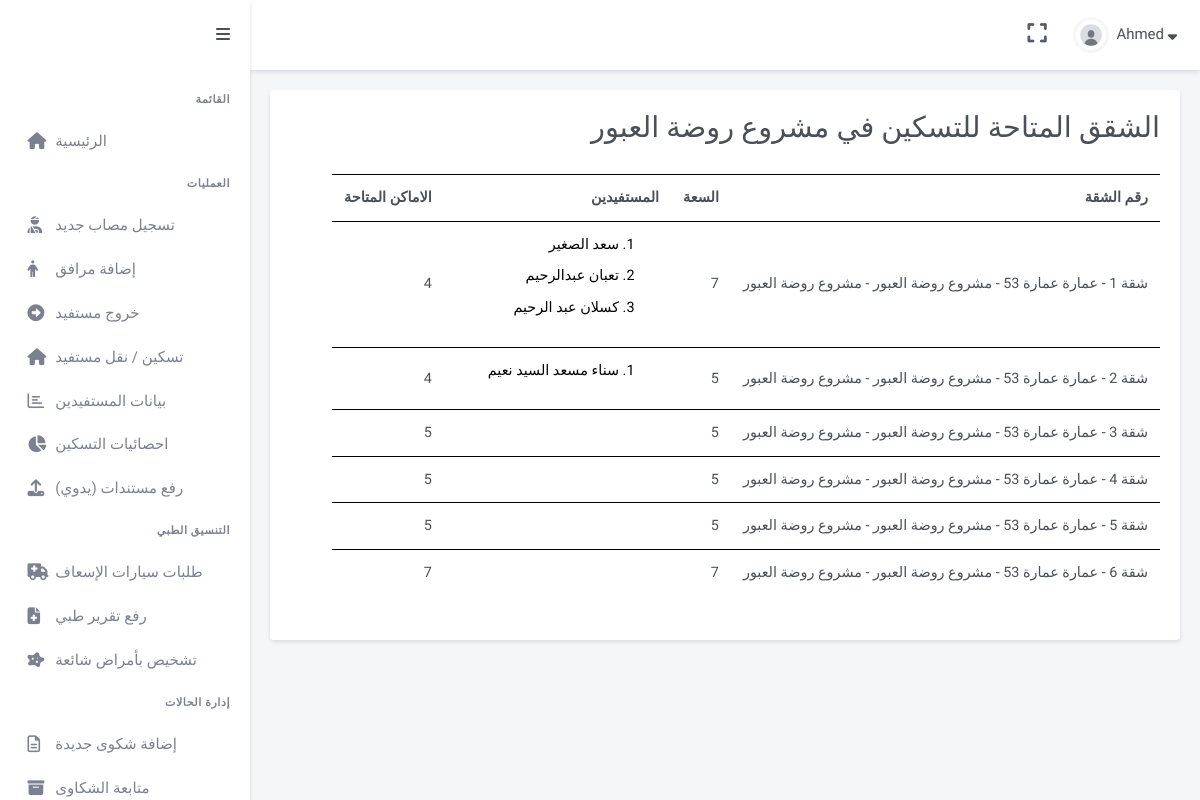
Screenshot of /operations/freespots/5/ (signed in) with the database file from the repository.
### GazaResponse/models.py (models this page shows, shortened)
class Shelter(models.Model):
    shelterName = models.CharField(max_length = 64)
    bGovernorate = models.ForeignKey(Governorate, on_delete = models.CASCADE, null = True)
    isWorking  = models.BooleanField(default = True)
    def __str__(self):
        return f'{self.shelterName}'

class Apartment(models.Model):
    apartmentNum = models.IntegerField()
    whichBuilding = models.ForeignKey(Building, on_delete = models.CASCADE, related_name="apartments")
    apartmentCapacity = models.IntegerField()
    apartmentAccessibility = models.BooleanField()
    code = models.CharField(max_length = 64, blank=True)
    def __str__(self):
        return f'{"شقة"} {self.apartmentNum} - {self.whichBuilding} - {self.whichBuilding.bshelter}'

class Building(models.Model):
    name = models.CharField(max_length = 64)
    address = models.TextField(max_length = 150 , blank = True)
    numOfFloors = models.IntegerField()
    accessibility = models.BooleanField()
    bshelter = models.ForeignKey(Shelter, on_delete = models.CASCADE, related_name = "Buildings")
    bGovernorate = models.ForeignKey(Governorate, on_delete = models.CASCADE)
    def __str__(self):
        return f'{"عمارة"} {self.name} - {self.bshelter}'

class Person(models.Model):
    name = models.CharField(max_length = 64)
    profile_pic = models.ImageField(upload_to="ProfilePics", blank = True)
    birthday = models.DateField(null=True, blank=True)
    theType = models.CharField(max_length = 64)
    gender = models.CharField(max_length = 64, default = 'ذكر')
    idNumber = models.CharField(max_length = 64, blank=True)
    code = models.CharField(max_length = 64, blank=True)
    status = models.CharField(max_length = 64, blank=True)
    phoneNumber = models.CharField(max_length = 64, blank=True)
    isDisabled  = models.BooleanField(default = False)
    hasCancer = models.BooleanField(default = False)
    personGroup = models.ForeignKey(Group, on_delete=models.CASCADE, related_name="relatives")
    pHospital = models.ForeignKey(Hospital, on_delete = models.CASCADE)
    diagnosis = models.TextField(blank = True)
    accommodation  = models.ForeignKey(Apartment, on_delete = models.CASCADE, related_name="residents")
    scannedDocs = models.FileField(upload_to="IDs", blank=True)
    entryDate =  models.DateField(null=True, blank=True)
    hostingStartDate = models.DateField(null=True, blank=True)

### operations/views.py (the view)
# urls.py: path("freespots/<int:shelter_id>/", views.availableApartments, name="freespots"),
@login_required
def availableApartments(request, shelter_id):
    shelter = get_object_or_404(Shelter, id=shelter_id)
    buildings = shelter.Buildings.all()  # Get all buildings related to the shelter
    apartment_data = []
    for building in buildings:
        apartments_with_available_spots = building.apartments.annotate(
        num_residents_with_status=Count('residents', filter=models.Q(residents__status='داخل السكن'))
        ).filter(num_residents_with_status__lt=models.F('apartmentCapacity'))
        for apartment in   apartments_with_available_spots:
            residents = apartment.residents.filter(status="داخل السكن")  # Get all residents in the apartment
            resident_names = [{'name': resident.name, 'id': resident.id} for resident in residents]
            available_spots = apartment.apartmentCapacity - len(residents)
            apartment_data.append({
                'apartment_name': apartment,
                'capacity': apartment.apartmentCapacity,
                'residents': resident_names,
                'available_spots': available_spots
            })
    context = {
        'shelter_name': shelter.shelterName,
        'apartment_data': apartment_data
    }
    return render(request, 'operations/apartments_with_available_spots.html', context)

### operations/templates/operations/apartments_with_available_spots.html (shortened to what this page needs)
{% extends "gaza/layout.html" %}
{% load static %}
{% block body %}
<div dir="rtl" class="main-content">
    <div class="page-content">
     <div class="container-fluid">
      <div class="row">
       <div class="col-lg-12">
        <div class="card">
         <div class="card-body">
            <h2>الشقق المتاحة للتسكين في {{shelter_name }}</h2> <br>
          <div class="table-responsive mb-4">
           <table id="theCustomersTable" class="table table-centered table-nowrap mb-0 table_border_color">
            <thead>
             <tr>
              <th scope="col">
               رقم الشقة
              </th>
              <th scope="col">
                السعة
               </th>
              <th scope="col">
               المستفيدين
              </th>
              <th scope="col">
               الاماكن المتاحة
              </th>
             </tr>
            </thead>
            <tbody>
            {% for apartment  in apartment_data  %}
             <tr>
              <td>
                {{apartment.apartment_name}}
              </td>
              <td>
                {{apartment.capacity}}
              </td>
              <td>
                <ol>
                    {% for resident in apartment.residents %}
                    <a href="{% url 'operations:profile' person_id=resident.id %}"><li class="Operations_residentNames">{{ resident.name }}</li></a>
                    {% endfor %}
                </ol>
              </td>
              <td>
                {{apartment.available_spots}}
              </td>
             </tr>
             {% endfor %}
            </tbody>
           </table>
          </div>
         </div>
        </div>
       </div>
      </div>
     </div>
    </div>
   </div>
{% endblock %}

### GazaResponse/templates/gaza/layout.html (shortened to what this page needs)
{% load static %}
<!DOCTYPE html>
<html>
    <head>
        <link href = "{% static 'gaza/css/app.min.css'%}" rel="stylesheet">
        <link href = "{% static 'gaza/css/bootstrap.min.css'%}" rel="stylesheet">
        <link href = "{% static 'gaza/css/icons.min.css'%}" rel="stylesheet">
        <link href = "{% static 'gaza/libs/bootstrap-touchspin/jquery.bootstrap-touchspin.min.css'%}" rel="stylesheet">
        <link href = "{% static 'gaza/libs/select2/css/select2.min.css'%}" rel="stylesheet">
        <link rel="stylesheet" href="https://cdn.jsdelivr.net/npm/select2@4.1.0-rc.0/dist/css/select2.min.css">
        <link href = "{% static 'gaza/css/style.css'%}" rel="stylesheet">
    </head>
    <body>
        {% if user.is_authenticated %}
        <header id="page-topbar">
            <div  class="navbar-header">
             <div class="d-flex">
              <div class="dropdown d-none d-lg-inline-block ms-1">
               <button class="btn header-item noti-icon waves-effect" data-bs-toggle="fullscreen" type="button">
                <i class="fas fa-expand">
                </i>
               </button>
              </div>
              <div class="dropdown d-inline-block">
               <button aria-expanded="false" aria-haspopup="true" class="btn header-item waves-effect" data-bs-toggle="dropdown" id="page-header-user-dropdown" type="button">
                <img alt="Header Avatar" class="rounded-circle header-profile-user" src="{% static 'gaza/images/users/avatar-4.jpg'%}">
                <span class="d-none d-xl-inline-block ms-1 fw-medium font-size-15">
                 {{user.first_name}}
                </span>
                <i class="fas fa-sort-down d-none d-xl-inline-block font-size-15">
                </i>
               </button>
              </div>
             </div>
            </div>
           </header>
           <div class="vertical-menu mm-active">
            <button class="btn btn-sm px-3 font-size-16 header-item waves-effect vertical-menu-btn" type="button">
             <i class="fa fa-fw fa-bars">
             </i>
            </button>
            <div class="sidebar-menu-scroll mm-show" data-simplebar="init"><div class="simplebar-wrapper" style="margin: 0px;"><div class="simplebar-height-auto-observer-wrapper"><div class="simplebar-height-auto-observer"></div></div><div class="simplebar-mask"><div class="simplebar-offset" style="right: -20px; bottom: 0px;"><div class="simplebar-content-wrapper" style="height: 100%; padding-right: 20px; padding-bottom: 0px; overflow: hidden scroll;"><div class="simplebar-content" style="padding: 0px;">
             <div id="sidebar-menu" class="mm-active">
              <ul class="metismenu list-unstyled mm-show" id="side-menu">
               <li class="menu-title text-right">
                القائمة
               </li>
               <li class="waves-effect">
                <a href="{% url 'users:index' %}" >
                 <i class="fas fa-home">
                 </i>
                 <span>
                  الرئيسية
                 </span>
                </a>
               </li>
               <li class="menu-title text-right">
                العمليات
               </li>
               <li>
                <a class="waves-effect" href="{% url 'operations:addcasualty' %}">
                 <i class="fas fa-user-injured">
                 </i>
                 <span>
                  تسجيل مصاب جديد
                 </span>
                </a>
               </li>
               <li>
                <a class="waves-effect" href="{% url 'operations:addperson' %}">
                 <i class="fa fa-male">
                 </i>
                 <span>
                  إضافة مرافق
                 </span>
                </a>
               </li>
               <li>
                <a class="waves-effect" href="{% url 'operations:remove' %}">
                  <i class="fas fa-arrow-alt-circle-right"></i>
                <span>
                  خروج مستفيد
                 </span>
                </a>
               </li>
               <li>
                <a class="waves-effect" href="{% url 'operations:accommodation' %}">
                 <i class="fa fa-home">
                 </i>
                 <span>
                  تسكين / نقل مستفيد
                 </span>
                </a>
               </li>
               <li>
                <a class="waves-effect" href="{% url 'operations:customers' %}">
                 <i class="far fa-chart-bar">
                 </i>
                 <span>
                   بيانات المستفيدين
                 </span>
                </a>
               </li>
               <li>
                <a class="waves-effect" href="{% url 'operations:shelters' %}">
                  <i class="fas fa-chart-pie"></i>
                 <span>
                  احصائيات التسكين
                 </span>
                </a>
               </li>
               <li>
                <a class="waves-effect" href="{% url 'operations:manual_upload_document' %}">
                  <i class="fas fa-upload"></i>
                 <span>
                  رفع مستندات (يدوي)
                 </span>
                </a>
               </li>
               <li class="menu-title text-right">
                التنسيق الطبي
               </li>
               <li>
                <a class="waves-effect" href="{% url 'medical:ambulance'%}">
                  <i class="fas fa-ambulance"></i>
                 <span>
                  طلبات سيارات الإسعاف
                 </span>
                </a>
               </li>
               <li>
                <a class="waves-effect" href="{% url 'operations:medical_upload' %}">
                  <i class="fas fa-file-medical"></i>
                 <span>
                  رفع تقرير طبي
                 </span>
                </a>
               </li>
               <li>
                <a class="waves-effect" href="{% url 'medical:assign_diseases'%}">
                  <i class="fas fa-disease"></i>
                 <span>
                  تشخيص بأمراض شائعة
                </span>
                </a>
               </li>
               <li class="menu-title text-right">
                إدارة الحالات
               </li>
               <li>
                <a class="waves-effect" href="{% url 'case_management:addpost'%}">
                 <i class="far fa-file-alt">
                 </i>
                 <span>
                  إضافة شكوى جديدة
                 </span>
                </a>
               </li>
               <li>
                <a class="waves-effect" href="{% url 'case_management:cases'%}">
                 <i class="fas fa-archive">
                 </i>
                 <span>
                  متابعة الشكاوى
                 </span>
                </a>
               </li>
              </ul>
             </div>
            </div></div></div></div><div class="simplebar-placeholder" style="width: auto; height: 957px;"></div></div><div class="simplebar-track simplebar-vertical" style="visibility: visible;"><div class="simplebar-scrollbar" style="height: 926px; transform: translate3d(0px, 0px, 0px); display: block;"></div></div></div>
           </div>
           {% endif %}
      {% block body %}
      {% endblock %}
    </body>
</html>

### GazaResponse/static/gaza/css/style.css (style rules this page uses)
a,h1,h2,h3,h4,h5,h6,p,button,label,div { font-family: "Cairo", sans-serif !important; }
.navbar-header { background: white; }
.text-right { text-align: right !important; }
#theCustomersTable { max-width:90% !important; }
.table_border_color { border-color: #000000 !important; }
.Operations_residentNames { color: #000000 !important; margin-bottom: 10px; }

### rows the page displays
Shelter: shelterName "مشروع روضة العبور"
Apartment: apartment_name "شقة 1 - عمارة عمارة 53 - مشروع روضة العبور - مشروع روضة العبور", capacity "7", available_spots "4"
Person: name "سعد الصغير"
Person: name "تعبان عبدالرحيم"
Person: name "كسلان عبد الرحيم"
Apartment: apartment_name "شقة 2 - عمارة عمارة 53 - مشروع روضة العبور - مشروع روضة العبور", capacity "5", available_spots "4"
Person: name "سناء مسعد السيد نعيم"
Apartment: apartment_name "شقة 3 - عمارة عمارة 53 - مشروع روضة العبور - مشروع روضة العبور", capacity "5", available_spots "5"
Apartment: apartment_name "شقة 4 - عمارة عمارة 53 - مشروع روضة العبور - مشروع روضة العبور", capacity "5", available_spots "5"
Apartment: apartment_name "شقة 5 - عمارة عمارة 53 - مشروع روضة العبور - مشروع روضة العبور", capacity "5", available_spots "5"
Apartment: apartment_name "شقة 6 - عمارة عمارة 53 - مشروع روضة العبور - مشروع روضة العبور", capacity "7", available_spots "7"

### other values shown
{{ user.first_name }} "Ahmed"
